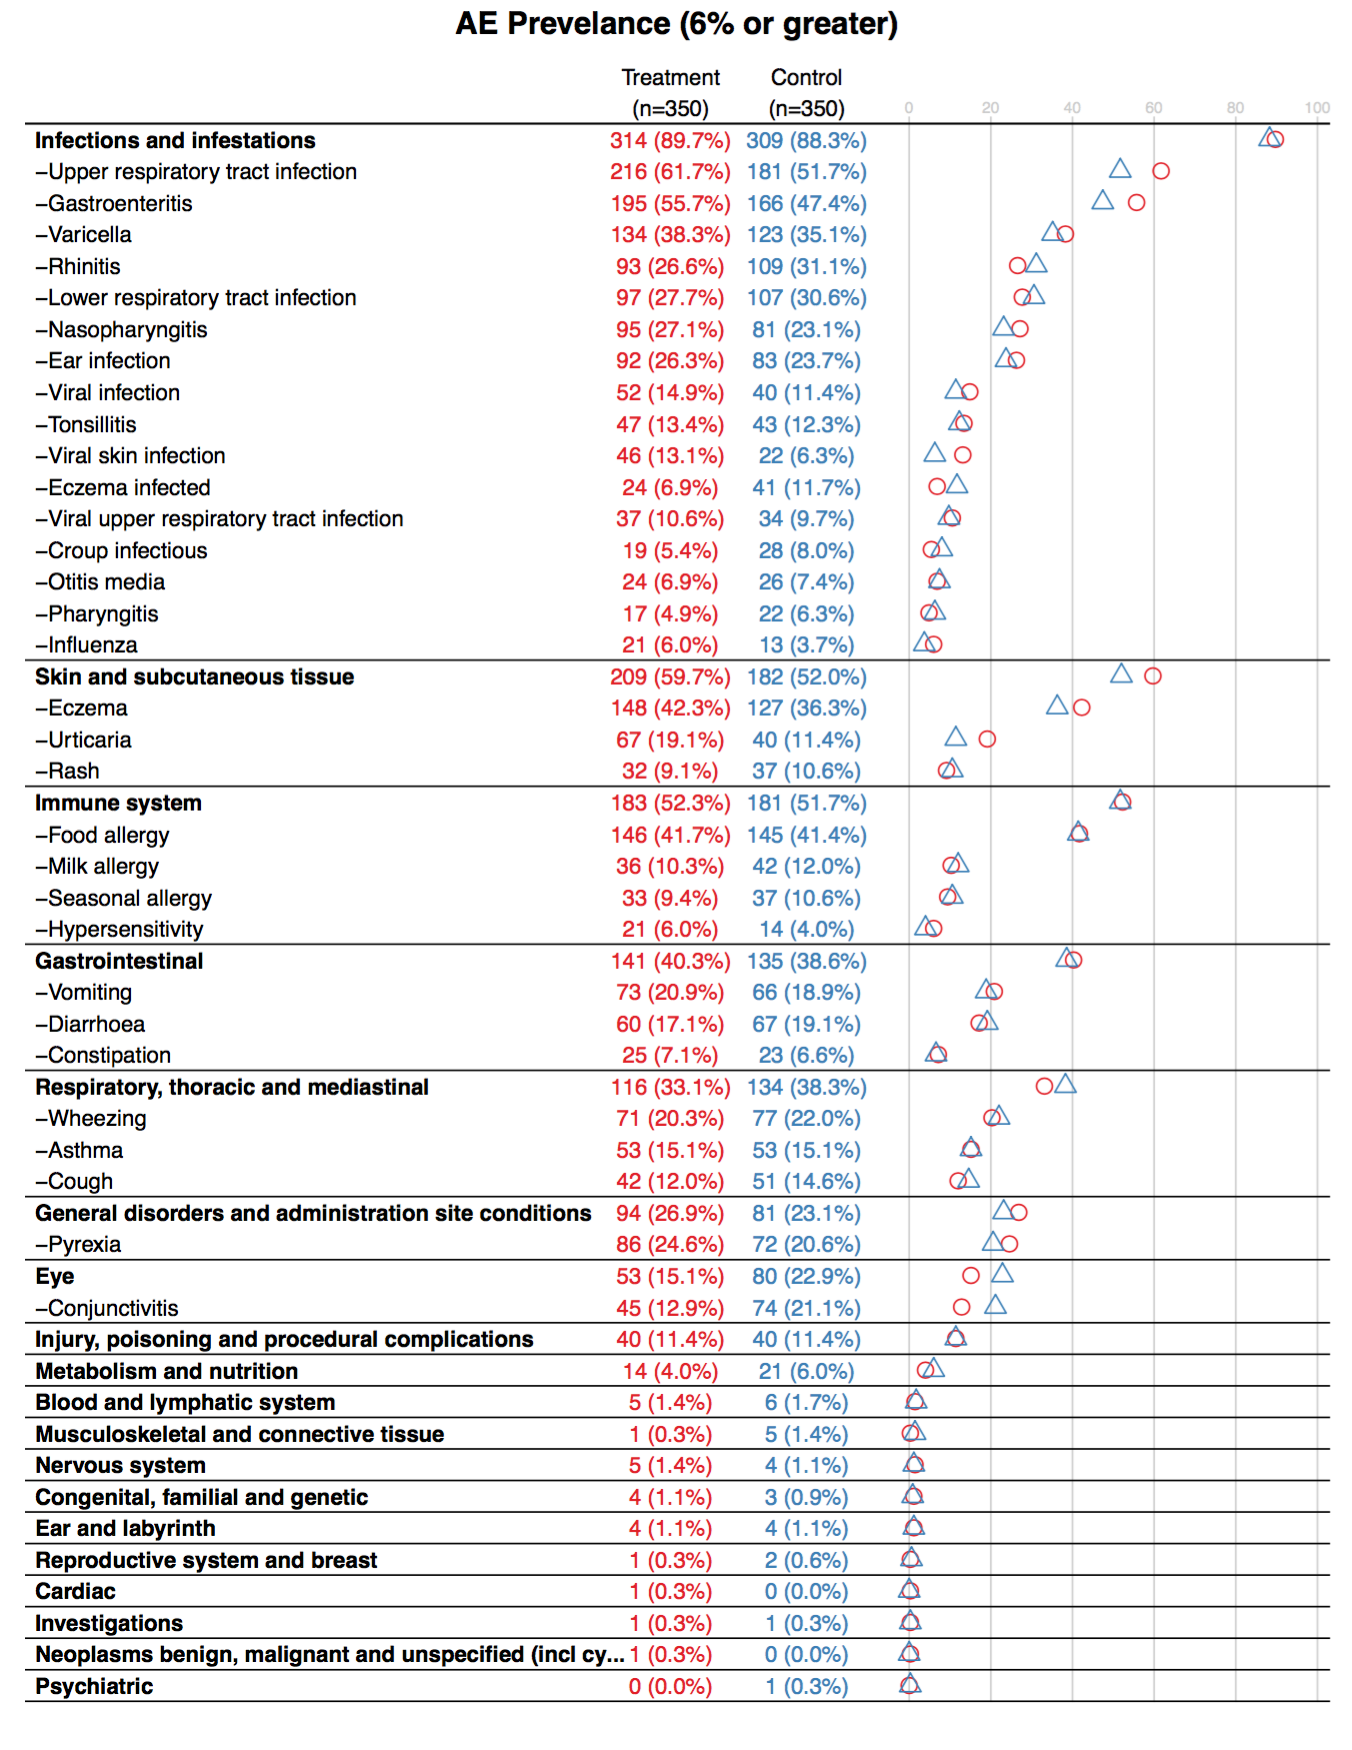

R code for this plot:
#Run using library on github
install_github("rhoinc/aeplot")
library(aeplot)

myData<-read.csv("./example/sample_data.csv")
plot1<- aeplot(
  myData,
  groups=c("intervention","control"),
  ngroups=c(350,350),
  grouplabel=c("Treatment","Control"),
  cut=6,
  cut_organ_class=F,
  title="AE Prevelance (6% or greater)"
)

pdf(file="./example/sample_plot.pdf", height=11, width=8.5)
print(plot1)
dev.off()
